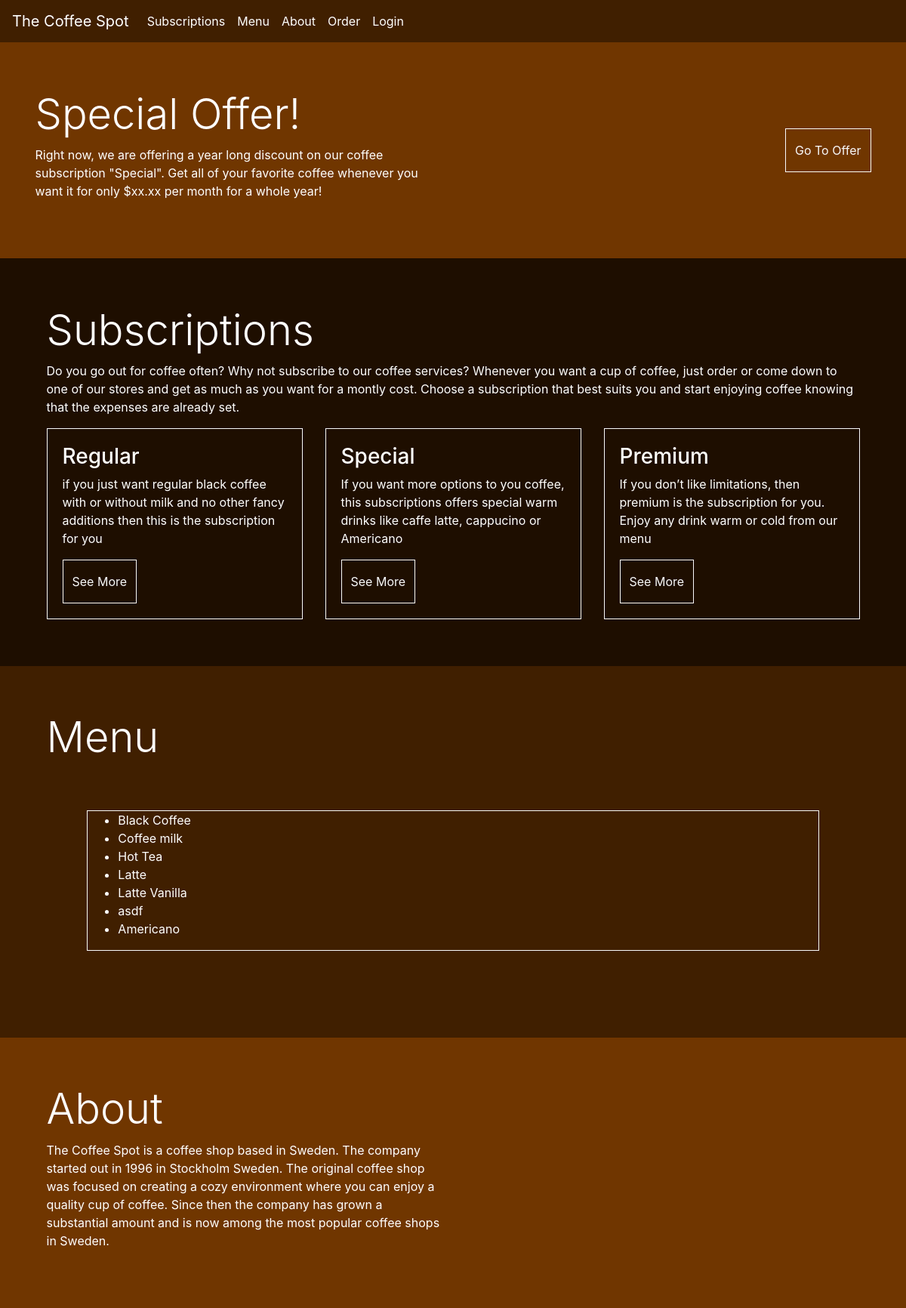
The app's page /, older data.
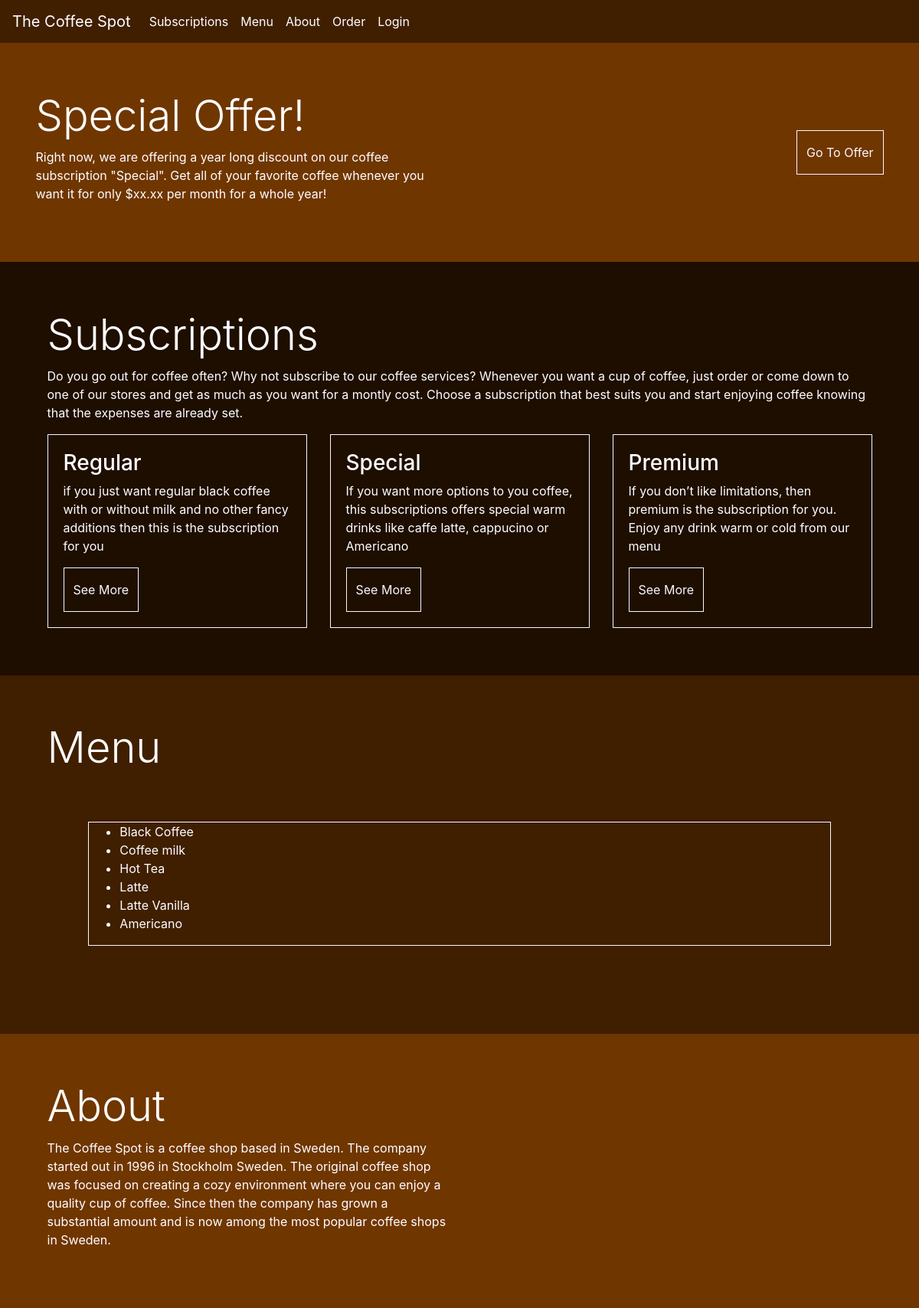
The same page, newer data.
### order/models.py (models this page shows, shortened)
class Product(models.Model):
    name = models.CharField(max_length=100, default='Product')
    price = models.DecimalField(max_digits=3, decimal_places=2)
    image = models.ImageField(null=True, blank=True)
    category = models.CharField(max_length=30, null=True, blank=True)
    category_id = models.IntegerField(default=0)
    rating = models.DecimalField(max_digits=6, decimal_places=2, default=0)

### home/views.py (the view)
# urls.py: path('', views.home_page, name='home_page')
def home_page(request):
    menu = Product.objects.all()
    return render(request, 'home/index.html', {'menu': menu})

### home/templates/home/index.html (shortened to what the changed rows need)
{% extends "base.html" %}
{% load static %}
{% block content %}
<div class="row" style="background-color: #703600">
  <div class="container">
    <div class="row">
      <div class="col my-auto">
        <h1 class="display-4 logo-font text-white">Special Offer!</h1>
      </div>
    </div>
  </div>
</div>
<div class="row h-100" style="background-color: #1E0E00;">
  <div class="container">
    <div class="col my-auto">
      <h2 class="display-4 logo-font text-white" id="subscriptions">Subscriptions</h2>
    </div>
  </div>
</div>
<div class="row h-100" style="background-color: #401F00;">
  <div class="container">
    <div class="col my-auto">
      <h2 class="display-4 logo-font text-white" id="menu">Menu</h2>
      <div class="container">
        <div class="border border-light">
          <div class="row">
            <div class="col-md-6">
              <ul class="text-white">
                {% for item in menu %}
                  <li>{{ item.name }}</li>
                {% endfor %}
              </ul>
            </div>
          </div>
        </div>
      </div>
    </div>
  </div>
</div>
<div class="row h-100" style="background-color: #703600;" id="about">
  <div class="container">
    <div class="col-7 col-md-6 my-auto">
      <h2 class="display-4 logo-font text-white">About</h2>
    </div>
  </div>
</div>
{% endblock %}

Row changes from the older to the newer data that the page shows:
removed Product: name "asdf"
